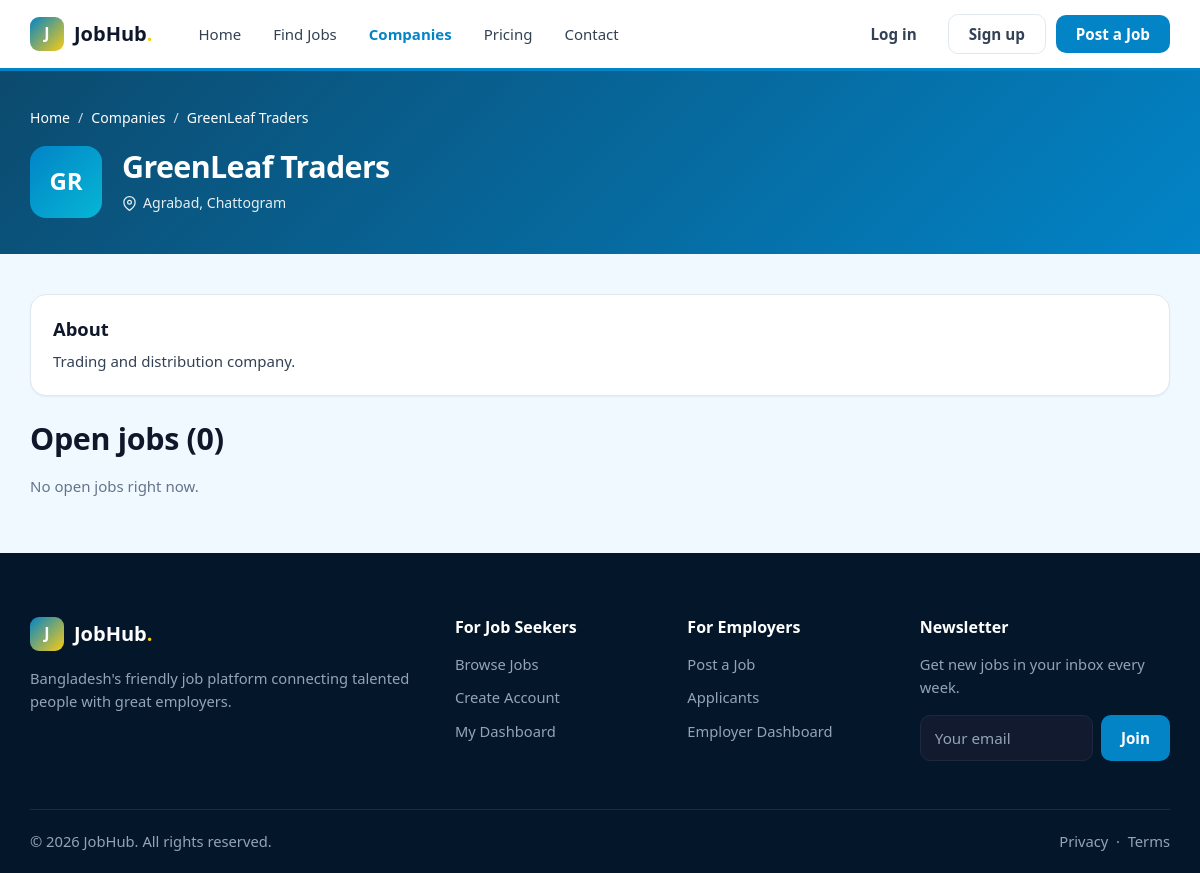
The app's page /companies.php?id=4, older data.
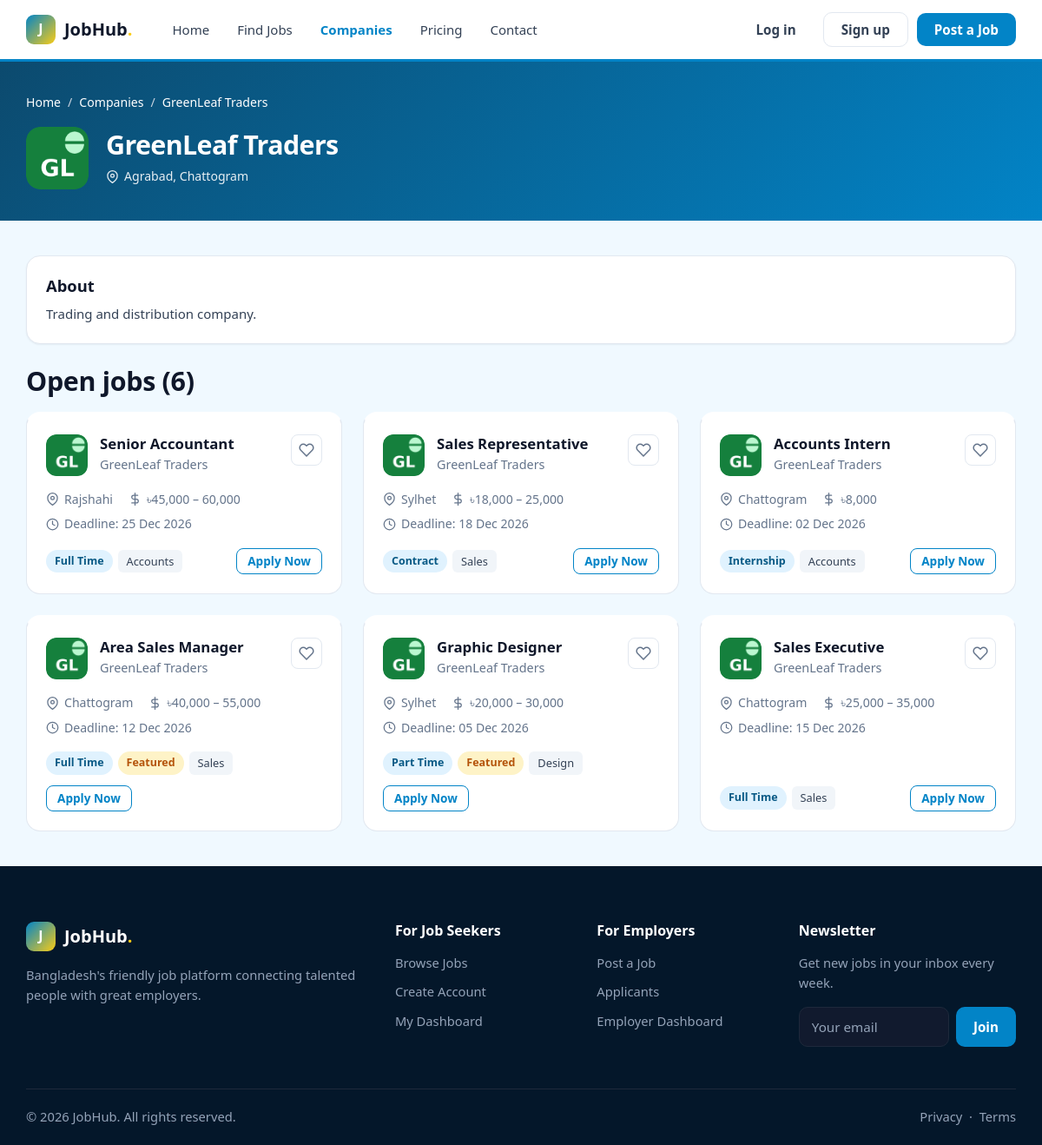
The same page, newer data.
### tables this page shows
CREATE TABLE `companies` (
  `id` int UNSIGNED NOT NULL,
  `user_id` int UNSIGNED NOT NULL,
  `city_id` int UNSIGNED DEFAULT NULL,
  `name` varchar(150) NOT NULL,
  `logo` varchar(255) DEFAULT NULL,
  `website` varchar(255) DEFAULT NULL,
  `address` text,
  `description` text
);

CREATE TABLE `jobs` (
  `id` int UNSIGNED NOT NULL,
  `company_id` int UNSIGNED NOT NULL,
  `category_id` int UNSIGNED DEFAULT NULL,
  `city_id` int UNSIGNED DEFAULT NULL,
  `subscription_id` int UNSIGNED DEFAULT NULL,
  `title` varchar(150) NOT NULL,
  `slug` varchar(180) NOT NULL,
  `job_type` enum('full_time','part_time','contract','internship','remote') NOT NULL DEFAULT 'full_time',
  `salary_min` decimal(10,2) DEFAULT NULL,
  `salary_max` decimal(10,2) DEFAULT NULL,
  `description` text,
  `deadline` date NOT NULL,
  `status` enum('pending','approved','rejected','closed') NOT NULL DEFAULT 'pending',
  `is_featured` tinyint(1) NOT NULL DEFAULT '0'
);

CREATE TABLE `cities` (
  `id` int UNSIGNED NOT NULL,
  `name` varchar(100) NOT NULL,
  `division` varchar(50) NOT NULL
);

CREATE TABLE `categories` (
  `id` int UNSIGNED NOT NULL,
  `name` varchar(100) NOT NULL,
  `slug` varchar(120) NOT NULL
);

### job-card.php (the view, shortened to what the changed rows need)
<?php
$short = strtoupper(substr($row['company_name'], 0, 2));
if ($row['salary_min'] && $row['salary_max']) {
  $salary = '৳' . number_format($row['salary_min']) . ' – ' . number_format($row['salary_max']);
} else if ($row['salary_min']) {
  $salary = '৳' . number_format($row['salary_min']);
} else {
  $salary = 'Negotiable';
}
$type = ucwords(str_replace('_', ' ', $row['job_type']));
$isSaved = false;
?>
<div class="job-card" style="cursor:pointer" onclick="location.href='job-details.php?id=<?php echo $row['id']; ?>'">
  <div class="job-card-head">
    <?php if ($row['logo']) { ?>
      <img class="company-logo" src="uploads/logos/<?php echo $row['logo']; ?>" alt="">
    <?php } else { ?>
      <div class="company-logo" style="background:#0f766e"><?php echo $short; ?></div>
    <?php } ?>
    <div class="job-card-info">
      <h3><a href="job-details.php?id=<?php echo $row['id']; ?>"><?php echo $row['title']; ?></a></h3>
      <p class="muted"><?php echo $row['company_name']; ?></p>
    </div>
    <a class="icon-btn <?php if ($isSaved) echo 'saved'; ?>" href="save-job.php?id=<?php echo $row['id']; ?>" onclick="event.stopPropagation()" title="<?php echo $isSaved ? 'Remove from saved' : 'Save job'; ?>"><svg class="ic" viewBox="0 0 24 24" aria-hidden="true"><path d="M20.84 4.61a5.5 5.5 0 0 0-7.78 0L12 5.67l-1.06-1.06a5.5 5.5 0 0 0-7.78 7.78L12 21.23l8.84-8.84a5.5 5.5 0 0 0 0-7.78z"/></svg></a>
  </div>
  <div class="job-meta">
    <span><svg class="ic" viewBox="0 0 24 24" aria-hidden="true"><path d="M21 10c0 7-9 13-9 13s-9-6-9-13a9 9 0 0 1 18 0z"/><circle cx="12" cy="10" r="3"/></svg><?php echo $row['city_name'] ? $row['city_name'] : 'Bangladesh'; ?></span>
    <span><svg class="ic" viewBox="0 0 24 24" aria-hidden="true"><line x1="12" y1="1" x2="12" y2="23"/><path d="M17 5H9.5a3.5 3.5 0 0 0 0 7h5a3.5 3.5 0 0 1 0 7H6"/></svg><?php echo $salary; ?></span>
    <span><svg class="ic" viewBox="0 0 24 24" aria-hidden="true"><circle cx="12" cy="12" r="10"/><polyline points="12 6 12 12 16 14"/></svg> Deadline: <?php echo date('d M Y', strtotime($row['deadline'])); ?></span>
  </div>
  <div class="job-card-foot">
    <div class="tags">
      <span class="badge badge-primary"><?php echo $type; ?></span>
      <?php if ($row['is_featured']) { ?><span class="badge badge-warning">Featured</span><?php } ?>
      <?php if ($row['category_name']) { ?><span class="tag"><?php echo $row['category_name']; ?></span><?php } ?>
    </div>
    <a class="btn btn-sm btn-outline" href="job-details.php?id=<?php echo $row['id']; ?>">Apply Now</a>
  </div>
</div>

### companies.php (shortened to what the changed rows need)
<?php
include('dbconfig.php');
$id = isset($_GET['id']) ? (int)$_GET['id'] : 0;
if ($id > 0) {
  $company = $conn->query("SELECT companies.*, cities.name AS city_name
                           FROM companies
                           LEFT JOIN cities ON cities.id = companies.city_id
                           WHERE companies.id = $id")->fetch_assoc();
  $jobs = $conn->query("SELECT jobs.*, companies.name AS company_name, companies.logo,
                               cities.name AS city_name, categories.name AS category_name
                        FROM jobs
                        JOIN companies ON companies.id = jobs.company_id
                        LEFT JOIN cities ON cities.id = jobs.city_id
                        LEFT JOIN categories ON categories.id = jobs.category_id
                        WHERE jobs.company_id = $id AND jobs.status = 'approved' AND jobs.deadline >= CURDATE()
                        ORDER BY jobs.id DESC");
}
?>
<!DOCTYPE html>
<html lang="en">
<head>
  <link rel="stylesheet" href="assets/css/style.css?v=2">
</head>
<body>
<main>
<?php if ($id > 0) { ?>
<section class="page-header">
  <div class="container">
    <ul class="breadcrumb"><li><a href="index.php">Home</a></li><li><a href="companies.php">Companies</a></li><li><?php echo $company['name']; ?></li></ul>
    <div class="job-hero mt-2">
      <?php if ($company['logo']) { ?><img class="company-logo lg" src="uploads/logos/<?php echo $company['logo']; ?>" alt="" style="object-fit:cover"><?php } else { ?><div class="company-logo lg" style="background:#2563eb"><?php echo strtoupper(substr($company['name'], 0, 2)); ?></div><?php } ?>
      <div class="job-hero-info">
        <h1><?php echo $company['name']; ?></h1>
        <div class="job-meta">
          <span><svg class="ic" viewBox="0 0 24 24" aria-hidden="true"><path d="M21 10c0 7-9 13-9 13s-9-6-9-13a9 9 0 0 1 18 0z"/><circle cx="12" cy="10" r="3"/></svg><?php echo $company['address'] ? $company['address'] : $company['city_name']; ?></span>
        </div>
      </div>
    </div>
  </div>
</section>
<section class="section-sm">
  <div class="container">
    <div class="card mb-3"><div class="card-body">
      <h3>About</h3>
      <p class="mb-0"><?php echo nl2br($company['description'] ?? ''); ?></p>
    </div></div>
    <h2 class="mb-2">Open jobs (<?php echo $jobs->num_rows; ?>)</h2>
    <div class="grid grid-3">
      <?php
      if ($jobs->num_rows == 0) {
        echo '<p class="muted">No open jobs right now.</p>';
      }
      while ($row = $jobs->fetch_assoc()) {
        include('job-card.php');
      }
      ?>
    </div>
  </div>
</section>
<?php } ?>
</main>
<?php include('footer.php'); ?>

Row changes from the older to the newer data that the page shows:
changed companies "GreenLeaf Traders": logo: picture added; logo empty → "greenleaf.png" (drawn); name "GR" → (not shown)
added jobs: company.logo (picture), title "Senior Accountant", company.name "GreenLeaf Traders", city.name "Rajshahi", salary "৳45,000 – 60,000", deadline "25 Dec 2026", job_type "Full Time", category.name "Accounts"
added jobs: company.logo (picture), title "Sales Representative", company.name "GreenLeaf Traders", city.name "Sylhet", salary "৳18,000 – 25,000", deadline "18 Dec 2026", job_type "Contract", category.name "Sales"
added jobs: company.logo (picture), title "Accounts Intern", company.name "GreenLeaf Traders", city.name "Chattogram", salary_min "৳8,000", deadline "02 Dec 2026", job_type "Internship", category.name "Accounts"
added jobs: company.logo (picture), title "Area Sales Manager", company.name "GreenLeaf Traders", city.name "Chattogram", salary "৳40,000 – 55,000", deadline "12 Dec 2026", job_type "Full Time", is_featured "Featured", category.name "Sales"
now on this page (row edited): jobs: company.logo (picture), title "Graphic Designer", company.name "GreenLeaf Traders", city.name "Sylhet", salary "৳20,000 – 30,000", deadline "05 Dec 2026", job_type "Part Time", is_featured "Featured", category.name "Design"
now on this page (row edited): jobs: company.logo (picture), title "Sales Executive", company.name "GreenLeaf Traders", city.name "Chattogram", salary "৳25,000 – 35,000", deadline "15 Dec 2026", job_type "Full Time", category.name "Sales"
Text that changed along with them:
$jobs->num_rows: "0" → "6"
text no longer shown: "No open jobs right now."
